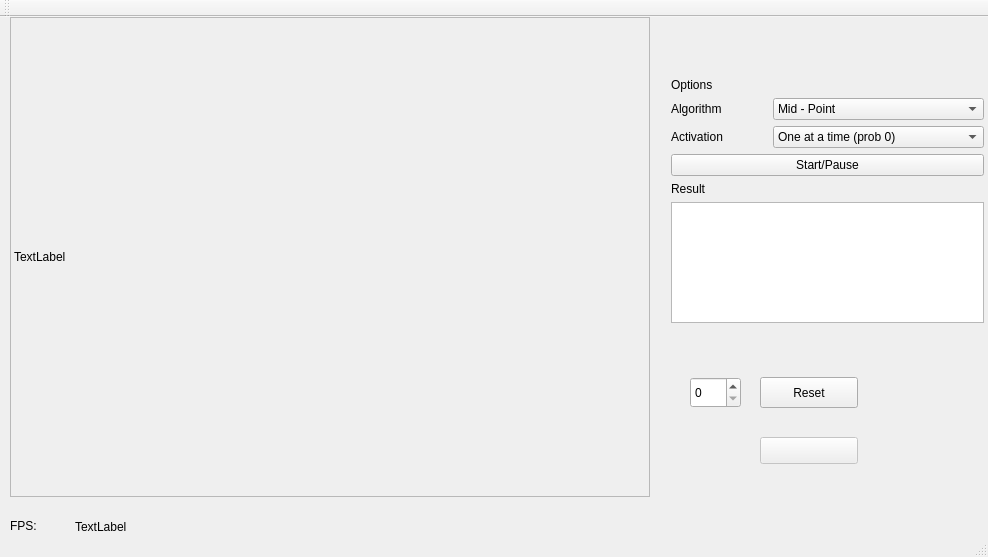
<?xml version="1.0" encoding="UTF-8"?>
<ui version="4.0">
 <class>MainWindow</class>
 <widget class="QMainWindow" name="MainWindow">
  <property name="geometry">
   <rect>
    <x>0</x>
    <y>0</y>
    <width>988</width>
    <height>557</height>
   </rect>
  </property>
  <property name="windowTitle">
   <string>MainWindow</string>
  </property>
  <widget class="QWidget" name="centralWidget">
   <widget class="QLabel" name="imgLabel">
    <property name="geometry">
     <rect>
      <x>10</x>
      <y>0</y>
      <width>640</width>
      <height>480</height>
     </rect>
    </property>
    <property name="frameShape">
     <enum>QFrame::StyledPanel</enum>
    </property>
    <property name="text">
     <string>TextLabel</string>
    </property>
   </widget>
   <widget class="QLabel" name="fpsLabel">
    <property name="geometry">
     <rect>
      <x>75</x>
      <y>500</y>
      <width>61</width>
      <height>20</height>
     </rect>
    </property>
    <property name="text">
     <string>TextLabel</string>
    </property>
   </widget>
   <widget class="QLabel" name="FPS">
    <property name="geometry">
     <rect>
      <x>10</x>
      <y>500</y>
      <width>66</width>
      <height>17</height>
     </rect>
    </property>
    <property name="text">
     <string>FPS:</string>
    </property>
   </widget>
   <widget class="QPushButton" name="algoStartButton">
    <property name="enabled">
     <bool>false</bool>
    </property>
    <property name="geometry">
     <rect>
      <x>760</x>
      <y>420</y>
      <width>98</width>
      <height>27</height>
     </rect>
    </property>
    <property name="text">
     <string/>
    </property>
   </widget>
   <widget class="QWidget" name="verticalLayoutWidget">
    <property name="geometry">
     <rect>
      <x>660</x>
      <y>50</y>
      <width>335</width>
      <height>267</height>
     </rect>
    </property>
    <layout class="QVBoxLayout" name="verticalLayout_2">
     <item>
      <widget class="QLabel" name="label_3">
       <property name="text">
        <string>Options</string>
       </property>
      </widget>
     </item>
     <item>
      <layout class="QGridLayout" name="gridLayout">
       <item row="1" column="0">
        <widget class="QLabel" name="Algorithm">
         <property name="text">
          <string>Algorithm</string>
         </property>
        </widget>
       </item>
       <item row="2" column="0">
        <widget class="QLabel" name="Activation">
         <property name="text">
          <string>Activation</string>
         </property>
        </widget>
       </item>
       <item row="1" column="1">
        <widget class="QComboBox" name="algoComboBox">
         <item>
          <property name="text">
           <string>Mid - Point</string>
          </property>
         </item>
         <item>
          <property name="text">
           <string>State based</string>
          </property>
         </item>
         <item>
          <property name="text">
           <string>Lyndon words</string>
          </property>
         </item>
         <item>
          <property name="text">
           <string>Node counting/Ants</string>
          </property>
         </item>
         <item>
          <property name="text">
           <string>MDFS</string>
          </property>
         </item>
         <item>
          <property name="text">
           <string>Brick - Mortar</string>
          </property>
         </item>
        </widget>
       </item>
       <item row="2" column="1">
        <widget class="QComboBox" name="algoActivationComboBox">
         <item>
          <property name="text">
           <string>One at a time (prob 0)</string>
          </property>
         </item>
         <item>
          <property name="text">
           <string>0.5</string>
          </property>
         </item>
         <item>
          <property name="text">
           <string>0.25</string>
          </property>
         </item>
         <item>
          <property name="text">
           <string>Round robin (dining philosopher)</string>
          </property>
         </item>
        </widget>
       </item>
      </layout>
     </item>
     <item>
      <widget class="QPushButton" name="algoStopButton">
       <property name="text">
        <string>Start/Pause</string>
       </property>
      </widget>
     </item>
     <item>
      <widget class="QLabel" name="label_4">
       <property name="text">
        <string>Result</string>
       </property>
      </widget>
     </item>
     <item>
      <widget class="QPlainTextEdit" name="resultText"/>
     </item>
    </layout>
   </widget>
   <widget class="QPushButton" name="resetButton">
    <property name="geometry">
     <rect>
      <x>760</x>
      <y>360</y>
      <width>98</width>
      <height>31</height>
     </rect>
    </property>
    <property name="text">
     <string>Reset</string>
    </property>
   </widget>
   <widget class="QSpinBox" name="configSpinBox">
    <property name="geometry">
     <rect>
      <x>690</x>
      <y>360</y>
      <width>51</width>
      <height>31</height>
     </rect>
    </property>
   </widget>
  </widget>
  <widget class="QMenuBar" name="menuBar">
   <property name="geometry">
    <rect>
     <x>0</x>
     <y>0</y>
     <width>988</width>
     <height>25</height>
    </rect>
   </property>
  </widget>
  <widget class="QToolBar" name="mainToolBar">
   <attribute name="toolBarArea">
    <enum>TopToolBarArea</enum>
   </attribute>
   <attribute name="toolBarBreak">
    <bool>false</bool>
   </attribute>
  </widget>
  <widget class="QStatusBar" name="statusBar"/>
 </widget>
 <layoutdefault spacing="6" margin="11"/>
 <resources/>
 <connections/>
</ui>
